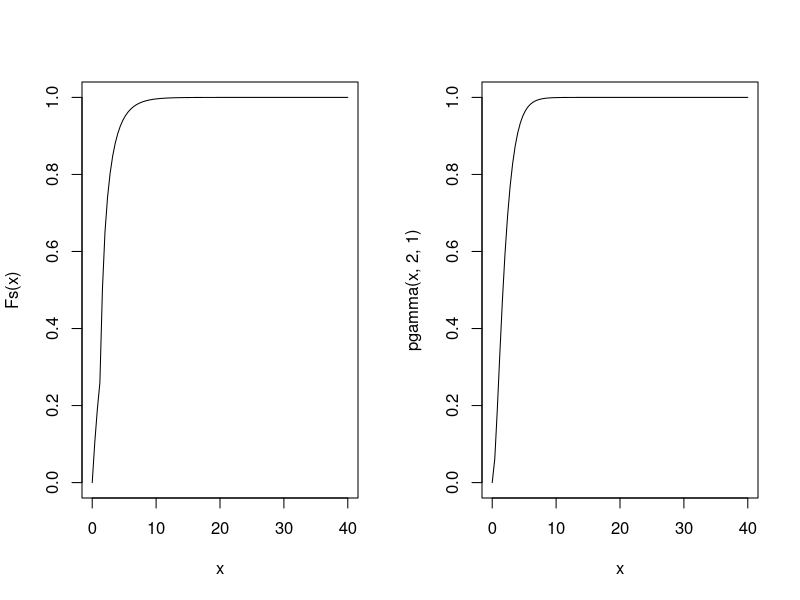
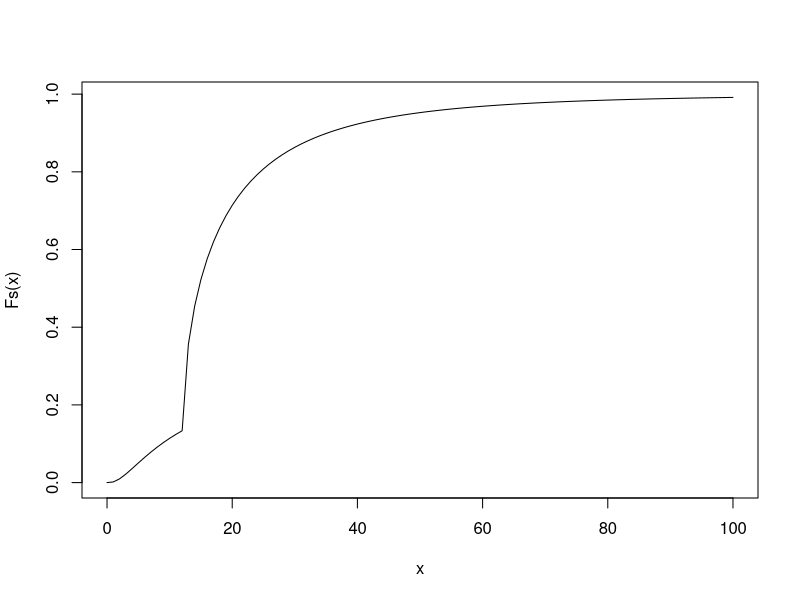
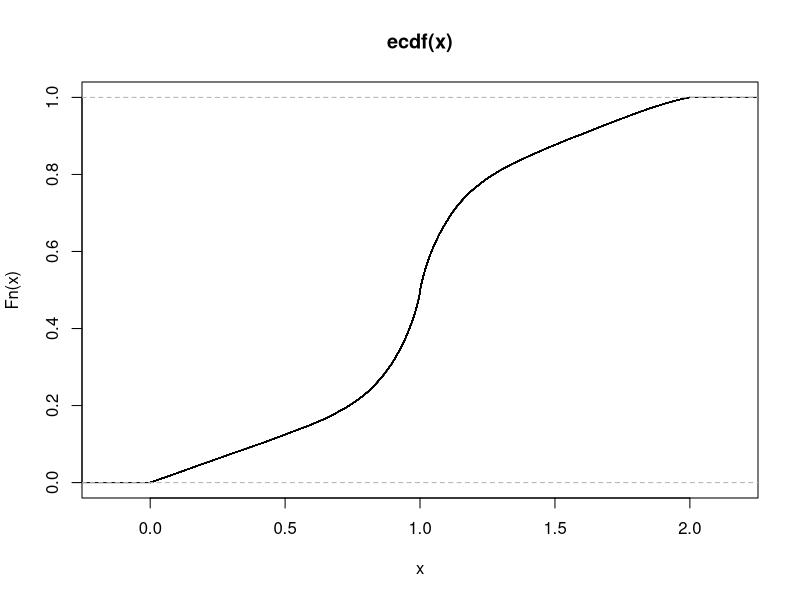
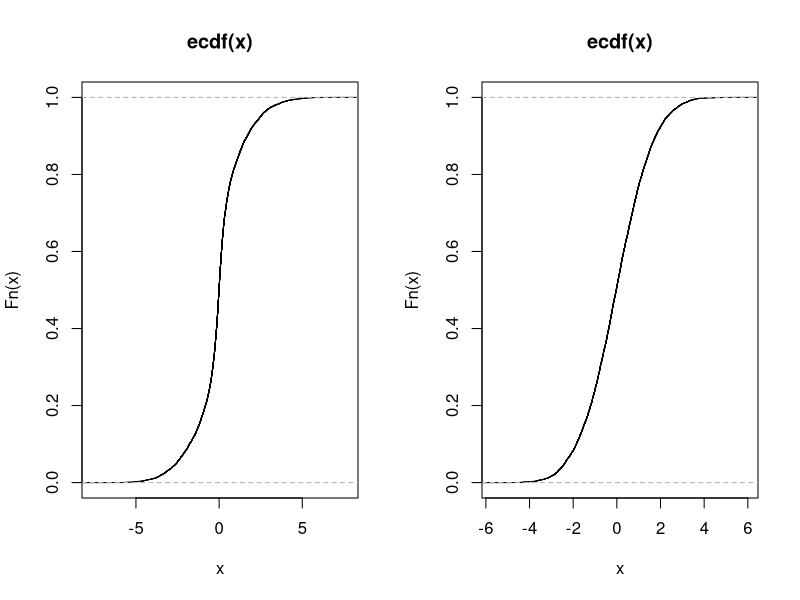
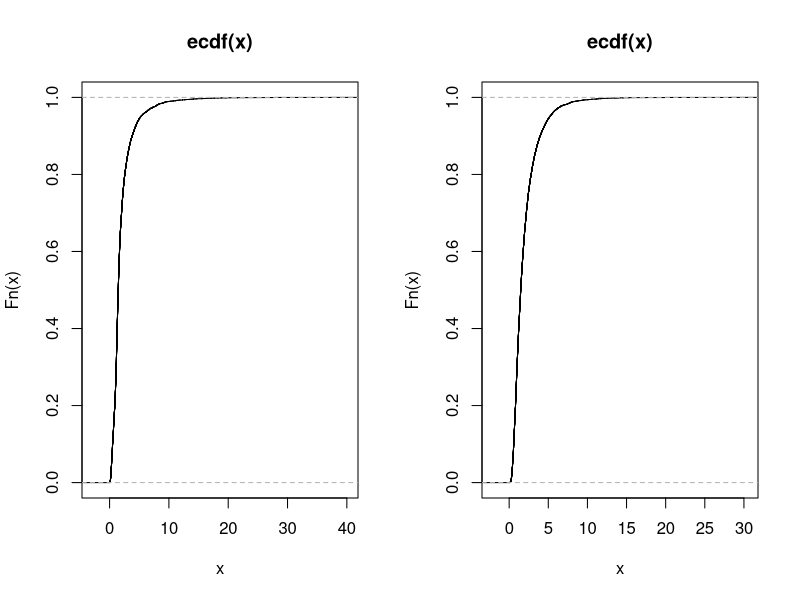
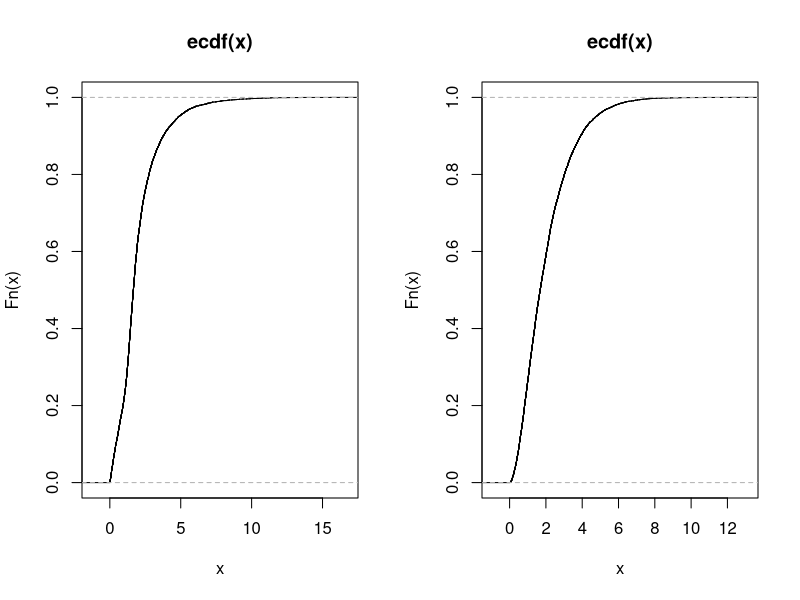
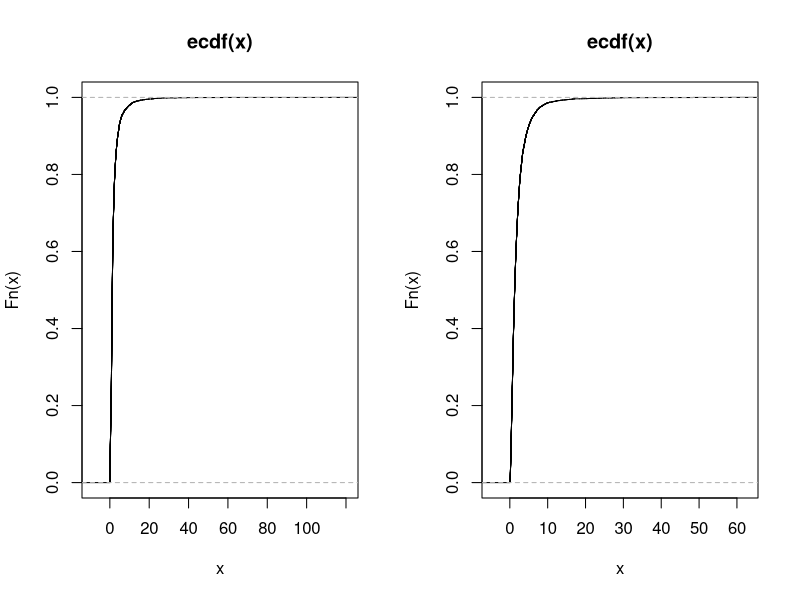
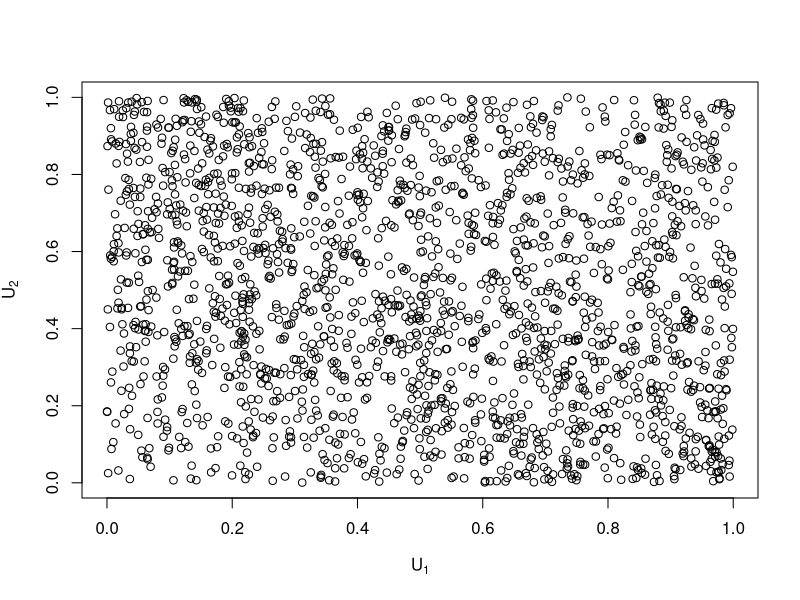

Source code (R) for these figures, in order:
# Code R presente lors du 1er decembre 2017
# Christopher Blier-Wong
# ACT-3000 Theorie du risque

# Plan du depannage -------------------------------------------------------

# Suite des copules
# Estimation couples
# Allocation du capital 

# Suite des copules -------------------------------------------------------

# 10.5.3

# (d)

alpha <- 1 / 2

Fs <- function(x) alpha * pexp(x / 2, 1) + (1 - alpha) * ifelse((x > log(4)), sqrt(1 - 4 * exp(-x)), 0) + 
  (1 - alpha - 1 + alpha) * pgamma(x, 2)

VaR <- function(kap) {
  optimize(function(s) abs(Fs(s) - kap), c(0, 100))$minimum
}
VaR(0.01)
VaR(0.99)

g <- function(n) {
  o <- vector("numeric", length(n))
  for(i in seq(along = n))
    o[i] <- optimize(VaR, c(0, 80))$minimum
  n * o
}

# pas une question pour R, integration pourrie 
sapply(c(0.01, 0.99), function(t) integrate(g, lower = t, upper = 1)$value / (1 - t)) 

# (e)

integrale_que_je_nai_pas_le_gout_de_faire <- - integrate(function(x) x * log(1 - exp(- x)) * exp(- x), 0, 100)$value

alpha <- (1 + integrale_que_je_nai_pas_le_gout_de_faire) / (2 + integrale_que_je_nai_pas_le_gout_de_faire)

Fs <- function(x) alpha * pexp(x / 2, 1) + (1 - alpha) * ifelse((x > (log(4))), sqrt(1 - 4 * exp(-x)), 0) 

par(mfrow=c(1, 2))
curve(Fs, 0, 40)
curve(pgamma(x, 2, 1), 0, 40)
par(mfrow=c(1, 1))

VaR <- function(kap) optimize(function(s) abs(Fs(s) - kap), c(0, 100))$minimum
VaR(0.01)
VaR(0.99)

g <- function(n) {
  o <- vector("numeric", length(n))
  for(i in seq(along = n))
    o[i] <- optimize(VaR, c(0, 100))$minimum
  n * o
}

# pas une question pour R, integration pourrie
sapply(c(0.01, 0.99), function(t) integrate(g, lower = t, upper = 1)$value / (1 - t)) 

# (f)

sig <- 1
mu <- log(10) - sig / 2

integrale_que_je_nai_pas_le_gout_de_faire_2 <- integrate(function(x) x * exp(mu + sig * qnorm(1 - plnorm(x, mu, sig))) * dlnorm(x, mu, sig), 0, 100)$value
alpha <- (exp(2 * mu + sig ** 2) - integrale_que_je_nai_pas_le_gout_de_faire_2) / (exp(2 * mu + 2 * sig ** 2) - integrale_que_je_nai_pas_le_gout_de_faire_2)

Fs <- function(s) alpha * plnorm(s / 2, mu, sig) + (1 - alpha) * 
  ifelse((s > 2 * exp(mu)), pnorm(1 / sig * log( (s + sqrt(s ** 2 - 4 * exp(2 * mu))) / (2 * exp(mu)))) - pnorm(1 / sig * log( (s - sqrt(s ** 2 - 4 * exp(2 * mu))) / (2 * exp(mu)))), 0)

curve(Fs, 0, 100)

VaR <- function(kap) optimize(function(s) abs(Fs(s) - kap), c(0, 100))$minimum
VaR(0.01)
VaR(0.99)

g <- function(n) {
  o <- vector("numeric", length(n))
  for(i in seq(along = n))
    o[i] <- optimize(VaR, c(0, 90))$minimum
  n * o
}

# pas une question pour R, integration pourrie
sapply(c(0.01, 0.99), function(t) integrate(g, lower = t, upper = 1)$value / (1 - t)) 

# 10.5.5

# (d)

nsim <- 1000000
set.seed(2017)

theta <- floor(runif(nsim, 1, 5))
# theta <- sample(1:4, nsim, replace = TRUE)
alpha <- 5
vV <- matrix(runif(nsim * 3), nsim, 3, byrow = T)
vTheta <- qgamma(vV[, 1], 1 / alpha, 1)
vY <- sapply(1:2, function(t) qexp(vV[, t + 1], vTheta))
U <- (1 + vY) ** (-1 / alpha)

W <- matrix(numeric(), nsim, 2)
for (i in 1:nsim) {
   if (theta[i] == 1) {
     W[i, ] <- c(U[i, 1], U[i, 2])
   } else if (theta[i] == 2) {
     W[i, ] <- c(U[i, 1], 1 - U[i, 2])
   } else if  (theta[i] == 3) {
     W[i, ] <- c(U[i, 1], 1 - U[i, 2])
   } else {
     W[i, ] <- c(1 - U[i, 2], 1 - U[i, 2])
   }
}

# (i)

vT <- rowSums(W)

plot.ecdf(vT[1:100000])

toutes_les_questions_sauf_i <- function(quantile_function) {
  X <- quantile_function(W)
  S <- rowSums(X)
  plot.ecdf(S[1:10000])
  S.ind <- quantile_function(runif(nsim)) + quantile_function(runif(nsim))
  plot.ecdf(S.ind[1:10000])
  print(paste0("VaR_", kappas, "(S) = ", sort(S)[nsim * kappas]))
  print(paste0("TVaR_", kappas, "(S) = ", sapply(kappas, function(t) mean(sort(S)[(t * nsim):nsim]))))
}

q1 <- function(x) qnorm(x, 0, 1)
q2 <- function(x) qlnorm(x, -1/2, 1)
q3 <- function(x) qexp(x, 1)
q4 <- function(x) 1.5 * ((1 - x) ** (- 1 / 2.5) - 1)

kappas <- c(1/1000, 1/100, 99/100, 999/1000)

par(mfrow = c(1, 2))
toutes_les_questions_sauf_i(q1)
toutes_les_questions_sauf_i(q2)
toutes_les_questions_sauf_i(q3)
toutes_les_questions_sauf_i(q4)
par(mfrow = c(1, 1))

# Estimation avec la copule EFGM ------------------------------------------

set.seed(20171123)
nsim <- 2000
alpha <- - 0.5
vV <- matrix(runif(nsim * 2), nsim, 2, byrow = T)
W1 <- alpha * (2 * vV[ ,1] - 1) - 1
W2 <- (1 - alpha * (2 * vV[ ,1] - 1)) ** 2 + 4 * alpha * vV[ ,2] * (2 * vV[ ,1] - 1)
vU <- cbind(vV[ ,1], 2 * vV[ ,2] / (sqrt(W2) - W1))
plot(vU, xlab = expression(U[1]), ylab = expression(U[2])) 

# Estimation du paramètre de la copule

# Méthode des moments: 

# Rho de Spearman
# On sait que rho = alpha / 3
# Alors alpha = 3 * rho de Spearman

3 * cor(vU, method = "spearman")[2]

# Tau de Kendall
# On sait que tau = 2 * alpha / 9
# Alors alpha = 9 * tau / 2

9 * cor(vU, method = "kendall")[2] / 2

# Maximum de vraisemblance

Densite.EFGM <- function(u1, u2, alpha){
  1 + alpha * (1 - 2 * u1) * (1 - 2 * u2)
}

NegLogVraisemblance <- function(alpha){
  - sum(sapply(1:nrow(vU), function(t) log(Densite.EFGM(vU[t, 1], vU[t, 2], alpha))))
}

alpha.span <- seq(-0.9, 0.9, 0.1)
plot(alpha.span, sapply(alpha.span, NegLogVraisemblance), type = "l")

optimize(NegLogVraisemblance, c(-1, 1))$minimum

# Estimation d'une paire de variables aléatoires

vX <- qexp(vU, 1)

# Methode 1: methode directe

NegLogVraisemblance <- function(theta){
  - sum(sapply(1:nrow(vU), function(t) log(dexp(vX[t, 1], theta[1]) * dexp(vX[t, 2], theta[2]) * Densite.EFGM(pexp(vX[t, 1], theta[1]), pexp(vX[t, 2], theta[2]), theta[3]))))
}

optim(c(2, .5, 0), NegLogVraisemblance)$par

# Methode 2: IFM Joe

lam.ml <- optimize(function(t) - sum(log(dexp(vX[, 1], t))), c(0, 2))$minimum
(lam.ml <- c(lam.ml, optimize(function(t) - sum(log(dexp(vX[, 2], t))), c(0, 2))$minimum))

vU.2 <- sapply(1:2, function(t) pexp(vX[, t], lam.ml[t]))
vU.2 <- pexp(vX, lam.ml) # R est assez intelligent pour faire ca.

NegLogVraisemblance <- function(alpha){
  - sum(sapply(1:nrow(vU.2), function(t) log(Densite.EFGM(vU.2[t, 1], vU.2[t, 2], alpha))))
}

optimize(NegLogVraisemblance, c(-1, 1))$minimum

# Methode 3: Semi-parametrique

vU.3 <- cbind(rank(vX[, 1]) / (nsim + 1), rank(vX[, 2]) / (nsim + 1))

NegLogVraisemblance <- function(alpha){
  - sum(sapply(1:nrow(vU.3), function(t) log(Densite.EFGM(vU.3[t, 1], vU.3[t, 2], alpha))))
}

optimize(NegLogVraisemblance, c(-1, 1))$minimum

# Allocation du capital  --------------------------------------------------

# 11.4.1

# b)

aa <- 2 ** 5

fb <- c(0, 1, rep(0, 30))
phi1 <- fft(fb)
phin <- (0.9 + 0.1 * phi1) * phi1 * (0.06 + 0.02 * (0.8 + 0.2 * phi1) ** 2)
E1 <- Re(fft(phin, inverse = TRUE)) / aa
round(E1[1:5], 5)

fb <- c(0, 1, rep(0, 30))
phi1 <- fft(fb)
phin <- (0.8 + 0.2 * phi1) * phi1 * (0.08 + 0.04 * (0.9 + 0.1 * phi1) ** 2)
E2 <- Re(fft(phin, inverse = TRUE)) / aa
round(E2[1:5], 5)

(round(E1[1:5], 5) + round(E2[1:5], 5)) / (0:4)


# 11.4.2

fb <- c(0.8, 0.16, 0.04)
fb <- c(fb, rep(0, aa - length(fb)))

phib <- fft(fb)
phin <- phib ** 12
fn <- Re(fft(phin, inverse = TRUE)) / aa
sum(fb)
fn[6]

fb <- c(0, 1, rep(0, 30))
phi1 <- fft(fb)
phin <- (0.8 + 0.16 * phi1 + 0.04 * phi1 ** 2) ** 12
fn <- Re(fft(phin, inverse = TRUE)) / aa
sum(fb)
fn[6]

# b)

fb <- c(0, 1, rep(0, 30))
phi1 <- fft(fb)
phin <- phi1 * 12 * (0.1 + 0.04 * phi1) * (0.8 + 0.16 * phi1 + 0.04 * phi1 ** 2) ** 11
E1 <- Re(fft(phin, inverse = TRUE)) / aa
E1[6]

fb <- c(0, 1, rep(0, 30))
phi1 <- fft(fb)
phin <- phi1 * 12 * (0.06 + 0.04 * phi1) * (0.8 + 0.16 * phi1 + 0.04 * phi1 ** 2) ** 11
E2 <- Re(fft(phin, inverse = TRUE)) / aa
E2[6]

E1[2] + E2[2]
fn[2]
